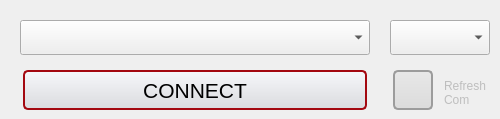
   <widget class="QWidget" name="tab">
    <attribute name="title">
     <string>Connection</string>
    </attribute>
    <widget class="QComboBox" name="comLocalBox">
     <property name="geometry">
      <rect>
       <x>20</x>
       <y>20</y>
       <width>350</width>
       <height>35</height>
      </rect>
     </property>
     <property name="minimumSize">
      <size>
       <width>350</width>
       <height>35</height>
      </size>
     </property>
     <property name="font">
      <font>
       <pointsize>16</pointsize>
       <weight>50</weight>
       <bold>false</bold>
      </font>
     </property>
     <property name="editable">
      <bool>false</bool>
     </property>
     <property name="sizeAdjustPolicy">
      <enum>QComboBox::AdjustToContents</enum>
     </property>
     <property name="minimumContentsLength">
      <number>0</number>
     </property>
    </widget>
    <widget class="QComboBox" name="baudLocalBox">
     <property name="geometry">
      <rect>
       <x>390</x>
       <y>20</y>
       <width>100</width>
       <height>35</height>
      </rect>
     </property>
     <property name="sizePolicy">
      <sizepolicy hsizetype="Fixed" vsizetype="Fixed">
       <horstretch>0</horstretch>
       <verstretch>0</verstretch>
      </sizepolicy>
     </property>
     <property name="minimumSize">
      <size>
       <width>80</width>
       <height>35</height>
      </size>
     </property>
     <property name="font">
      <font>
       <pointsize>16</pointsize>
       <weight>50</weight>
       <bold>false</bold>
      </font>
     </property>
     <property name="editable">
      <bool>false</bool>
     </property>
     <property name="sizeAdjustPolicy">
      <enum>QComboBox::AdjustToMinimumContentsLength</enum>
     </property>
     <property name="minimumContentsLength">
      <number>100</number>
     </property>
    </widget>
    <widget class="QPushButton" name="connectLocalButton">
     <property name="geometry">
      <rect>
       <x>23</x>
       <y>70</y>
       <width>344</width>
       <height>40</height>
      </rect>
     </property>
     <property name="font">
      <font>
       <pointsize>16</pointsize>
       <weight>50</weight>
       <bold>false</bold>
      </font>
     </property>
     <property name="styleSheet">
      <string notr="true"> QPushButton {
     border: 2px solid #A30810;
     border-radius: 5px;
     background-color: qlineargradient(x1: 0, y1: 0, x2: 0, y2: 1, stop: 0 #f6f7fa, stop: 1 #dadbde);
     min-width: 80px;
 }

 QPushButton:hover {
     color:white;
     background-color: qlineargradient(x1: 0, y1: 0, x2: 0, y2: 1, stop: 0 #FA0C18, stop: 1 #B80912);
 }

 QPushButton:pressed {
     background-color: qlineargradient(x1: 0, y1: 0, x2: 0, y2: 1, stop: 0 #B80912, stop: 1 #FA0C18);
 }</string>
     </property>
     <property name="text">
      <string>CONNECT</string>
     </property>
     <property name="icon">
      <iconset resource="Images.qrc">
       <normaloff>:/new/prefix1/images/antenna2.png</normaloff>:/new/prefix1/images/antenna2.png</iconset>
     </property>
     <property name="iconSize">
      <size>
       <width>32</width>
       <height>32</height>
      </size>
     </property>
    </widget>
    <widget class="QPushButton" name="comLocalRefreshButton">
     <property name="geometry">
      <rect>
       <x>393</x>
       <y>70</y>
       <width>40</width>
       <height>40</height>
      </rect>
     </property>
     <property name="minimumSize">
      <size>
       <width>0</width>
       <height>0</height>
      </size>
     </property>
     <property name="styleSheet">
      <string notr="true"> QPushButton {
	 border: 2px solid #9c9c9c;
     border-radius: 5px;
     background-color: qlineargradient(x1: 0, y1: 0, x2: 0, y2: 1, stop: 0 #e8e8e8, stop: 1 #dbdbdb);
 }

 QPushButton:hover {
	 border: 2px solid #A30810;
     background-color: qlineargradient(x1: 0, y1: 0, x2: 0, y2: 1, stop: 0 #cfcfcf, stop: 1 #bababa);
 }

 QPushButton:pressed {
     background-color: qlineargradient(x1: 0, y1: 0, x2: 0, y2: 1, stop: 0 #bababa, stop: 1 #cfcfcf);
 }</string>
     </property>
     <property name="text">
      <string/>
     </property>
     <property name="icon">
      <iconset resource="Images.qrc">
       <normaloff>:/new/prefix1/images/listRefreshIcon.png</normaloff>:/new/prefix1/images/listRefreshIcon.png</iconset>
     </property>
     <property name="iconSize">
      <size>
       <width>32</width>
       <height>32</height>
      </size>
     </property>
    </widget>
    <widget class="QTextEdit" name="altOneGpsLabel_3">
     <property name="enabled">
      <bool>false</bool>
     </property>
     <property name="geometry">
      <rect>
       <x>440</x>
       <y>75</y>
       <width>51</width>
       <height>32</height>
      </rect>
     </property>
     <property name="font">
      <font>
       <weight>50</weight>
       <bold>false</bold>
      </font>
     </property>
     <property name="styleSheet">
      <string notr="true">background-color: rgba(255, 255, 255, 0);</string>
     </property>
     <property name="frameShape">
      <enum>QFrame::NoFrame</enum>
     </property>
     <property name="verticalScrollBarPolicy">
      <enum>Qt::ScrollBarAlwaysOff</enum>
     </property>
     <property name="horizontalScrollBarPolicy">
      <enum>Qt::ScrollBarAsNeeded</enum>
     </property>
     <property name="undoRedoEnabled">
      <bool>false</bool>
     </property>
     <property name="html">
      <string>&lt;!DOCTYPE HTML PUBLIC &quot;-//W3C//DTD HTML 4.0//EN&quot; &quot;http://www.w3.org/TR/REC-html40/strict.dtd&quot;&gt;
&lt;html&gt;&lt;head&gt;&lt;meta name=&quot;qrichtext&quot; content=&quot;1&quot; /&gt;&lt;style type=&quot;text/css&quot;&gt;
p, li { white-space: pre-wrap; }
&lt;/style&gt;&lt;/head&gt;&lt;body style=&quot; font-family:'Lucida Grande'; font-size:13pt; font-weight:400; font-style:normal;&quot;&gt;
&lt;p style=&quot; margin-top:0px; margin-bottom:0px; margin-left:0px; margin-right:0px; -qt-block-indent:0; text-indent:0px;&quot;&gt;&lt;span style=&quot; font-size:9pt;&quot;&gt;Refresh&lt;/span&gt;&lt;/p&gt;
&lt;p style=&quot; margin-top:0px; margin-bottom:0px; margin-left:0px; margin-right:0px; -qt-block-indent:0; text-indent:0px;&quot;&gt;&lt;span style=&quot; font-size:9pt;&quot;&gt;Com List&lt;/span&gt;&lt;/p&gt;&lt;/body&gt;&lt;/html&gt;</string>
     </property>
     <property name="acceptRichText">
      <bool>false</bool>
     </property>
    </widget>
   </widget>
